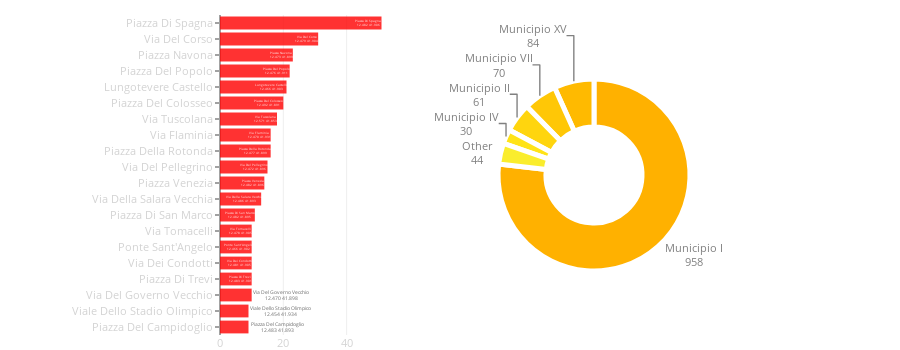

The cell this chart's notebook holds for it:
### Code cell
street_area_combine(city_data)

### Figure 1 — Plotly figure (JSON) as saved in the notebook; plotly's stock layout.template omitted (floating-point values rounded to 4 significant figures)
{"data": [{"hoverinfo": "text", "marker": {"color": "red"}, "opacity": 0.8, "orientation": "h", "showlegend": false, "text": ["Piazza Di Spagna<br>12.482 41.906", "Via Del Corso<br>12.479 41.904", "Piazza Navona<br>12.473 41.899", "Piazza Del Popolo<br>12.476 41.911", "Lungotevere Castello<br>12.466 41.903", "Piazza Del Colosseo<br>12.492 41.891", "Via Tuscolana<br>12.571 41.853", "Via Flaminia<br>12.470 41.931", "Piazza Della Rotonda<br>12.477 41.899", "Via Del Pellegrino<br>12.472 41.896", "Piazza Venezia<br>12.482 41.896", "Via Della Salara Vecchia<br>12.486 41.893", "Piazza Di San Marco<br>12.482 41.895", "Via Tomacelli<br>12.478 41.905", "Ponte Sant'Angelo<br>12.466 41.902", "Via Dei Condotti<br>12.481 41.905", "Piazza Di Trevi<br>12.483 41.901", "Via Del Governo Vecchio<br>12.470 41.898", "Viale Dello Stadio Olimpico<br>12.454 41.934", "Piazza Del Campidoglio<br>12.483 41.893"], "type": "bar", "uid": "ef3e208c-58aa-11e9-b9c7-3c15c2cf2370", "x": [51, 31, 23, 22, 21, 20, 18, 16, 16, 15, 14, 13, 11, 10, 10, 10, 10, 10, 9, 9], "y": ["Piazza Di Spagna", "Via Del Corso", "Piazza Navona", "Piazza Del Popolo", "Lungotevere Castello", "Piazza Del Colosseo", "Via Tuscolana", "Via Flaminia", "Piazza Della Rotonda", "Via Del Pellegrino", "Piazza Venezia", "Via Della Salara Vecchia", "Piazza Di San Marco", "Via Tomacelli", "Ponte Sant'Angelo", "Via Dei Condotti", "Piazza Di Trevi", "Via Del Governo Vecchio", "Viale Dello Stadio Olimpico", "Piazza Del Campidoglio"]}, {"domain": {"x": [0.1, 1], "y": [0.2, 0.8]}, "hole": 0.5, "hoverinfo": "label+percent+value", "labels": ["Municipio I", "Municipio XV", "Municipio VII", "Municipio II", "Municipio IV", "Other"], "marker": {"colors": ["#ffb100", "#ffba00", "#ffc706", "#ffd50e", "#ffe317", "#faed2d"], "line": {"color": "white", "width": 5}}, "sort": false, "textfont": {"color": "grey", "size": 11}, "textinfo": "label+value", "textposition": "outside", "type": "pie", "uid": "ef3e2386-58aa-11e9-ab96-3c15c2cf2370", "values": [958, 84, 70, 61, 30, 44]}], "layout": {"height": 350, "hovermode": "closest", "margin": {"b": 15, "l": 220, "r": 0, "t": 15}, "showlegend": false, "width": 900, "xaxis": {"domain": [0, 0.25], "tickfont": {"color": "lightgrey", "size": 11}}, "yaxis": {"autorange": "reversed", "domain": [0, 1], "tickfont": {"color": "lightgrey", "size": 11}, "ticklen": 4}}}
